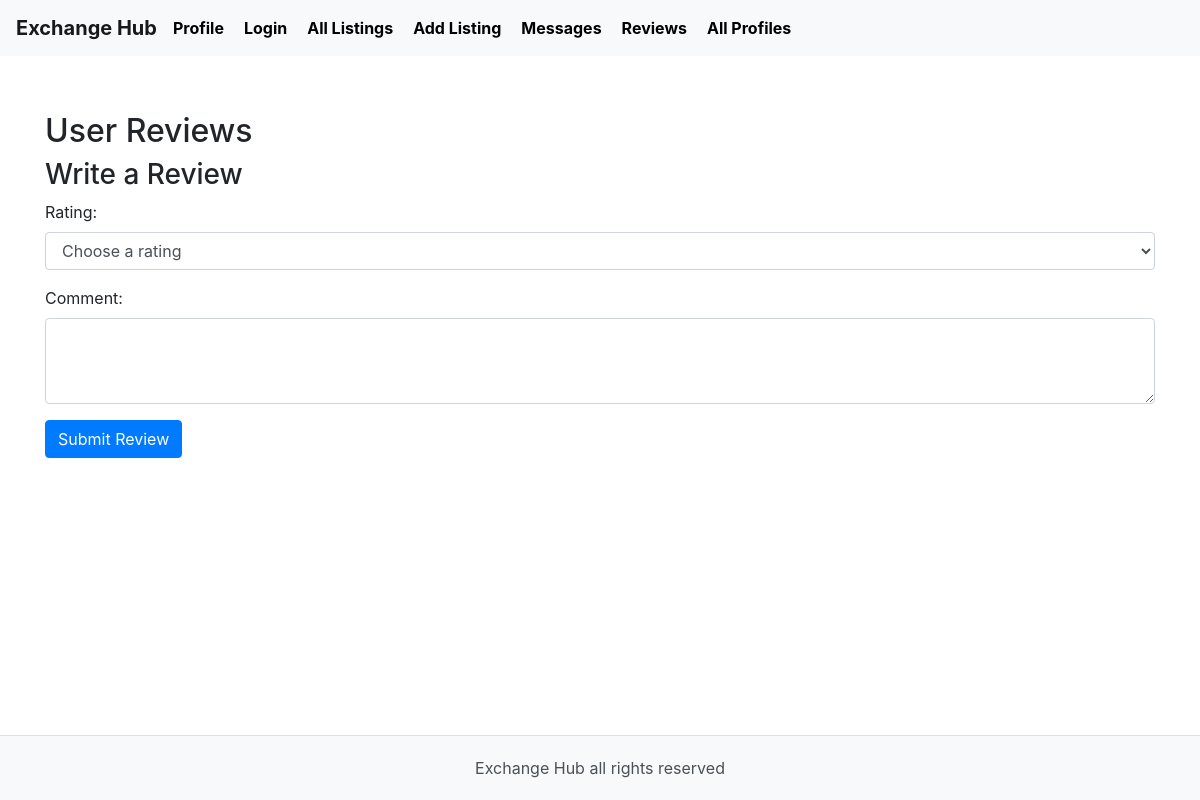
Page /user_reviews/1 on the earlier database version.
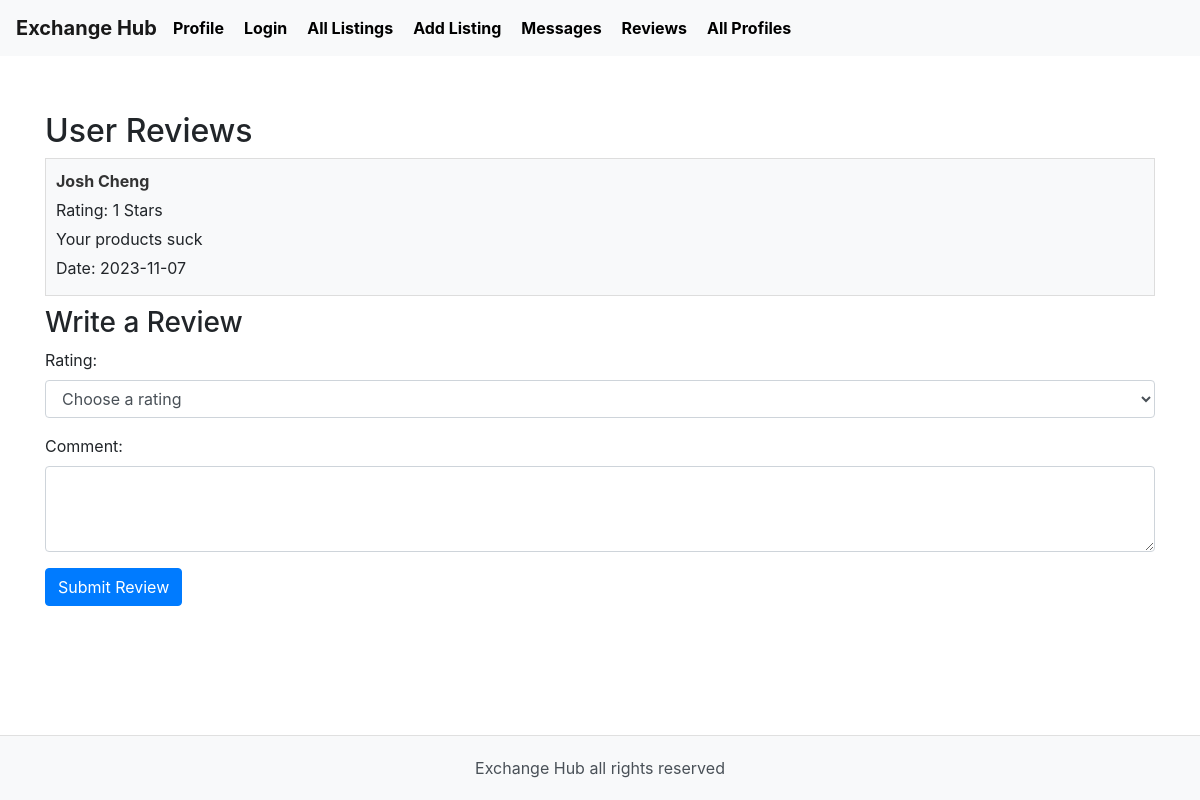
Same page on the later database version.
### tables this page shows
CREATE TABLE Review (
    reviewID INTEGER PRIMARY KEY AUTOINCREMENT,
    reviewerID INTEGER,
    reviewedUserID INTEGER,
    rating INTEGER NOT NULL,
    comment TEXT,
    datePosted DATE NOT NULL,
    FOREIGN KEY (reviewerID) REFERENCES User(userID),
    FOREIGN KEY (reviewedUserID) REFERENCES User(userID)
);

CREATE TABLE User (
    userID INTEGER PRIMARY KEY AUTOINCREMENT,
    firstName TEXT NOT NULL,
    lastName TEXT NOT NULL,
    email TEXT UNIQUE NOT NULL,
    hashedPassword TEXT NOT NULL,
    profileImage TEXT,
    location TEXT NOT NULL,
    joinDate DATE NOT NULL,
    lastLogin DATE NOT NULL
);

### app.py (the view)
@app.route('/user_reviews/<int:user_id>')
def user_reviews(user_id):
    conn = sqlite3.connect('database.db')
    conn.row_factory = sqlite3.Row
    cursor = conn.cursor()
    cursor.execute("""
        SELECT r.*, u.firstName, u.lastName FROM Review r
        JOIN User u ON r.reviewerID = u.userID
        WHERE r.reviewedUserID = ?
    """, (user_id,))
    reviews = cursor.fetchall()
    conn.close()
    return render_template('user_reviews.html', reviews=reviews)

### templates/user_reviews.html (shortened to what this page needs)
{% extends 'layout.html' %}
{% block content %}
    <h2>User Reviews</h2>
    <div class="reviews-container">
        {% for review in reviews %}
            <div class="review">
                <strong>{{ review.firstName }} {{ review.lastName }}</strong>
                <p>Rating: {{ review.rating }} Stars</p>
                <p>{{ review.comment }}</p>
                <p>Date: {{ review.datePosted }}</p>
            </div>
        {% endfor %}
    </div>
    <h3>Write a Review</h3>
    <form method="post" action="{{ url_for('submit_review') }}">
        <div class="form-group">
            <label for="rating">Rating:</label>
            <select name="rating" id="rating" class="form-control" required>
                <option value="">Choose a rating</option>
            </select>
        </div>
        <div class="form-group">
            <label for="comment">Comment:</label>
            <textarea name="comment" id="comment" class="form-control" rows="3" required></textarea>
        </div>
        <button type="submit" class="btn btn-primary">Submit Review</button>
    </form>
{% endblock %}

Differences in the rows shown:
added Review: firstName "Josh", lastName "Cheng", rating "1", comment "Your products suck", datePosted "2023-11-07"
